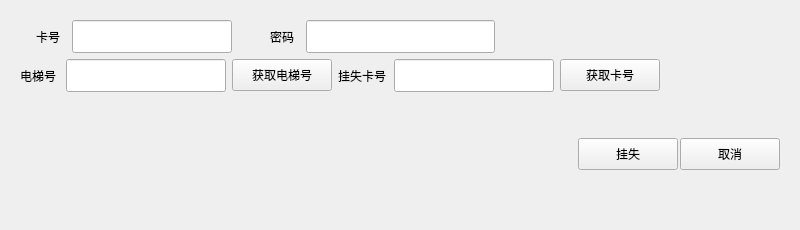
     <widget class="QWidget" name="page_losscard">
      <layout class="QVBoxLayout" name="verticalLayout_45">
       <item>
        <widget class="QWidget" name="widget_losscard" native="true">
         <layout class="QVBoxLayout" name="verticalLayout_39">
          <item>
           <layout class="QHBoxLayout" name="horizontalLayout_87">
            <property name="spacing">
             <number>12</number>
            </property>
            <item>
             <layout class="QHBoxLayout" name="horizontalLayout_89">
              <item>
               <widget class="QLabel" name="label_114">
                <property name="minimumSize">
                 <size>
                  <width>40</width>
                  <height>0</height>
                 </size>
                </property>
                <property name="text">
                 <string>卡号</string>
                </property>
                <property name="alignment">
                 <set>Qt::AlignRight|Qt::AlignTrailing|Qt::AlignVCenter</set>
                </property>
               </widget>
              </item>
              <item>
               <widget class="QLineEdit" name="line_cardloss_cardnum">
                <property name="sizePolicy">
                 <sizepolicy hsizetype="Fixed" vsizetype="Fixed">
                  <horstretch>0</horstretch>
                  <verstretch>0</verstretch>
                 </sizepolicy>
                </property>
                <property name="minimumSize">
                 <size>
                  <width>160</width>
                  <height>33</height>
                 </size>
                </property>
                <property name="maximumSize">
                 <size>
                  <width>160</width>
                  <height>33</height>
                 </size>
                </property>
                <property name="text">
                 <string/>
                </property>
                <property name="readOnly">
                 <bool>true</bool>
                </property>
               </widget>
              </item>
             </layout>
            </item>
            <item>
             <layout class="QHBoxLayout" name="horizontalLayout_90">
              <item>
               <widget class="QLabel" name="label_115">
                <property name="minimumSize">
                 <size>
                  <width>50</width>
                  <height>0</height>
                 </size>
                </property>
                <property name="text">
                 <string>密码</string>
                </property>
                <property name="alignment">
                 <set>Qt::AlignRight|Qt::AlignTrailing|Qt::AlignVCenter</set>
                </property>
               </widget>
              </item>
              <item>
               <widget class="QLineEdit" name="line_cardloss_password">
                <property name="minimumSize">
                 <size>
                  <width>189</width>
                  <height>33</height>
                 </size>
                </property>
                <property name="maximumSize">
                 <size>
                  <width>189</width>
                  <height>33</height>
                 </size>
                </property>
                <property name="text">
                 <string/>
                </property>
                <property name="echoMode">
                 <enum>QLineEdit::Normal</enum>
                </property>
                <property name="readOnly">
                 <bool>true</bool>
                </property>
               </widget>
              </item>
              <item>
               <spacer name="horizontalSpacer_45">
                <property name="orientation">
                 <enum>Qt::Horizontal</enum>
                </property>
                <property name="sizeHint" stdset="0">
                 <size>
                  <width>40</width>
                  <height>20</height>
                 </size>
                </property>
               </spacer>
              </item>
             </layout>
            </item>
            <item>
             <spacer name="horizontalSpacer_54">
              <property name="orientation">
               <enum>Qt::Horizontal</enum>
              </property>
              <property name="sizeHint" stdset="0">
               <size>
                <width>40</width>
                <height>20</height>
               </size>
              </property>
             </spacer>
            </item>
           </layout>
          </item>
          <item>
           <layout class="QHBoxLayout" name="horizontalLayout_52">
            <item>
             <layout class="QHBoxLayout" name="horizontalLayout_58">
              <item>
               <widget class="QLabel" name="label_5">
                <property name="minimumSize">
                 <size>
                  <width>40</width>
                  <height>0</height>
                 </size>
                </property>
                <property name="maximumSize">
                 <size>
                  <width>40</width>
                  <height>16777215</height>
                 </size>
                </property>
                <property name="text">
                 <string>电梯号</string>
                </property>
               </widget>
              </item>
              <item>
               <widget class="QLineEdit" name="lineEdit_Elevator_number">
                <property name="minimumSize">
                 <size>
                  <width>160</width>
                  <height>33</height>
                 </size>
                </property>
                <property name="maximumSize">
                 <size>
                  <width>160</width>
                  <height>33</height>
                 </size>
                </property>
                <property name="readOnly">
                 <bool>true</bool>
                </property>
               </widget>
              </item>
              <item>
               <widget class="QPushButton" name="btn_elector_list">
                <property name="enabled">
                 <bool>true</bool>
                </property>
                <property name="minimumSize">
                 <size>
                  <width>100</width>
                  <height>32</height>
                 </size>
                </property>
                <property name="maximumSize">
                 <size>
                  <width>100</width>
                  <height>32</height>
                 </size>
                </property>
                <property name="sizeIncrement">
                 <size>
                  <width>0</width>
                  <height>0</height>
                 </size>
                </property>
                <property name="text">
                 <string>获取电梯号</string>
                </property>
               </widget>
              </item>
             </layout>
            </item>
            <item>
             <layout class="QHBoxLayout" name="horizontalLayout_59">
              <item>
               <widget class="QLabel" name="label_6">
                <property name="minimumSize">
                 <size>
                  <width>50</width>
                  <height>33</height>
                 </size>
                </property>
                <property name="maximumSize">
                 <size>
                  <width>50</width>
                  <height>33</height>
                 </size>
                </property>
                <property name="text">
                 <string>挂失卡号</string>
                </property>
               </widget>
              </item>
              <item>
               <widget class="QLineEdit" name="lineEdit_card_number">
                <property name="minimumSize">
                 <size>
                  <width>160</width>
                  <height>33</height>
                 </size>
                </property>
                <property name="maximumSize">
                 <size>
                  <width>160</width>
                  <height>33</height>
                 </size>
                </property>
                <property name="mouseTracking">
                 <bool>true</bool>
                </property>
                <property name="readOnly">
                 <bool>true</bool>
                </property>
                <property name="cursorMoveStyle">
                 <enum>Qt::LogicalMoveStyle</enum>
                </property>
               </widget>
              </item>
              <item>
               <widget class="QPushButton" name="btn_card_list">
                <property name="minimumSize">
                 <size>
                  <width>100</width>
                  <height>32</height>
                 </size>
                </property>
                <property name="maximumSize">
                 <size>
                  <width>100</width>
                  <height>32</height>
                 </size>
                </property>
                <property name="text">
                 <string>获取卡号</string>
                </property>
               </widget>
              </item>
              <item>
               <spacer name="horizontalSpacer_37">
                <property name="orientation">
                 <enum>Qt::Horizontal</enum>
                </property>
                <property name="sizeHint" stdset="0">
                 <size>
                  <width>40</width>
                  <height>20</height>
                 </size>
                </property>
               </spacer>
              </item>
             </layout>
            </item>
            <item>
             <spacer name="horizontalSpacer_28">
              <property name="orientation">
               <enum>Qt::Horizontal</enum>
              </property>
              <property name="sizeHint" stdset="0">
               <size>
                <width>40</width>
                <height>20</height>
               </size>
              </property>
             </spacer>
            </item>
            <item>
             <spacer name="horizontalSpacer_26">
              <property name="orientation">
               <enum>Qt::Horizontal</enum>
              </property>
              <property name="sizeHint" stdset="0">
               <size>
                <width>40</width>
                <height>20</height>
               </size>
              </property>
             </spacer>
            </item>
           </layout>
          </item>
          <item>
           <spacer name="verticalSpacer_5">
            <property name="orientation">
             <enum>Qt::Vertical</enum>
            </property>
            <property name="sizeHint" stdset="0">
             <size>
              <width>20</width>
              <height>40</height>
             </size>
            </property>
           </spacer>
          </item>
          <item>
           <layout class="QHBoxLayout" name="horizontalLayout_48">
            <property name="spacing">
             <number>2</number>
            </property>
            <item>
             <spacer name="horizontalSpacer_46">
              <property name="orientation">
               <enum>Qt::Horizontal</enum>
              </property>
              <property name="sizeHint" stdset="0">
               <size>
                <width>40</width>
                <height>20</height>
               </size>
              </property>
             </spacer>
            </item>
            <item>
             <widget class="QPushButton" name="btn_cardlist_ok_4">
              <property name="minimumSize">
               <size>
                <width>100</width>
                <height>32</height>
               </size>
              </property>
              <property name="maximumSize">
               <size>
                <width>100</width>
                <height>32</height>
               </size>
              </property>
              <property name="text">
               <string>挂失</string>
              </property>
             </widget>
            </item>
            <item>
             <widget class="QPushButton" name="btn_cardlist_cancel_4">
              <property name="minimumSize">
               <size>
                <width>100</width>
                <height>32</height>
               </size>
              </property>
              <property name="maximumSize">
               <size>
                <width>100</width>
                <height>32</height>
               </size>
              </property>
              <property name="text">
               <string>取消</string>
              </property>
             </widget>
            </item>
           </layout>
          </item>
          <item>
           <spacer name="verticalSpacer_3">
            <property name="orientation">
             <enum>Qt::Vertical</enum>
            </property>
            <property name="sizeHint" stdset="0">
             <size>
              <width>20</width>
              <height>40</height>
             </size>
            </property>
           </spacer>
          </item>
         </layout>
        </widget>
       </item>
      </layout>
     </widget>
